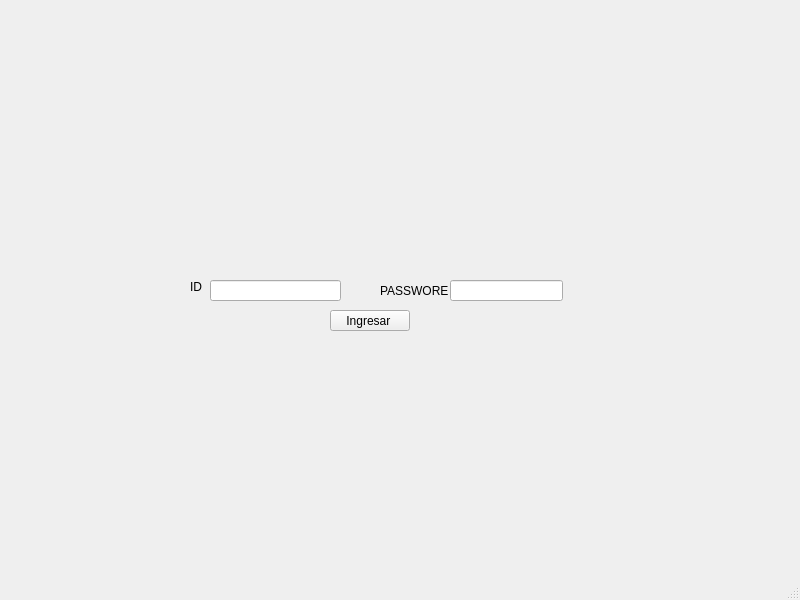
<?xml version="1.0" encoding="UTF-8"?>
<ui version="4.0">
 <class>MainWindow</class>
 <widget class="QMainWindow" name="MainWindow">
  <property name="geometry">
   <rect>
    <x>0</x>
    <y>0</y>
    <width>800</width>
    <height>600</height>
   </rect>
  </property>
  <property name="windowTitle">
   <string>MainWindow</string>
  </property>
  <widget class="QWidget" name="centralwidget">
   <widget class="QLabel" name="label">
    <property name="geometry">
     <rect>
      <x>10</x>
      <y>10</y>
      <width>711</width>
      <height>321</height>
     </rect>
    </property>
    <property name="text">
     <string/>
    </property>
    <property name="pixmap">
     <pixmap>imagenes/colegio.jpg</pixmap>
    </property>
    <property name="scaledContents">
     <bool>true</bool>
    </property>
   </widget>
   <widget class="QLabel" name="label_2">
    <property name="geometry">
     <rect>
      <x>190</x>
      <y>280</y>
      <width>47</width>
      <height>13</height>
     </rect>
    </property>
    <property name="text">
     <string>ID</string>
    </property>
   </widget>
   <widget class="QLabel" name="label_3">
    <property name="geometry">
     <rect>
      <x>380</x>
      <y>280</y>
      <width>111</width>
      <height>21</height>
     </rect>
    </property>
    <property name="text">
     <string>PASSWORE</string>
    </property>
   </widget>
   <widget class="QLineEdit" name="id">
    <property name="geometry">
     <rect>
      <x>210</x>
      <y>280</y>
      <width>131</width>
      <height>21</height>
     </rect>
    </property>
   </widget>
   <widget class="QLineEdit" name="passwore">
    <property name="geometry">
     <rect>
      <x>450</x>
      <y>280</y>
      <width>113</width>
      <height>21</height>
     </rect>
    </property>
   </widget>
   <widget class="QPushButton" name="pushButton">
    <property name="geometry">
     <rect>
      <x>330</x>
      <y>310</y>
      <width>80</width>
      <height>21</height>
     </rect>
    </property>
    <property name="text">
     <string>Ingresar </string>
    </property>
   </widget>
  </widget>
  <widget class="QMenuBar" name="menubar">
   <property name="geometry">
    <rect>
     <x>0</x>
     <y>0</y>
     <width>800</width>
     <height>20</height>
    </rect>
   </property>
  </widget>
  <widget class="QStatusBar" name="statusbar"/>
 </widget>
 <resources/>
 <connections/>
</ui>
